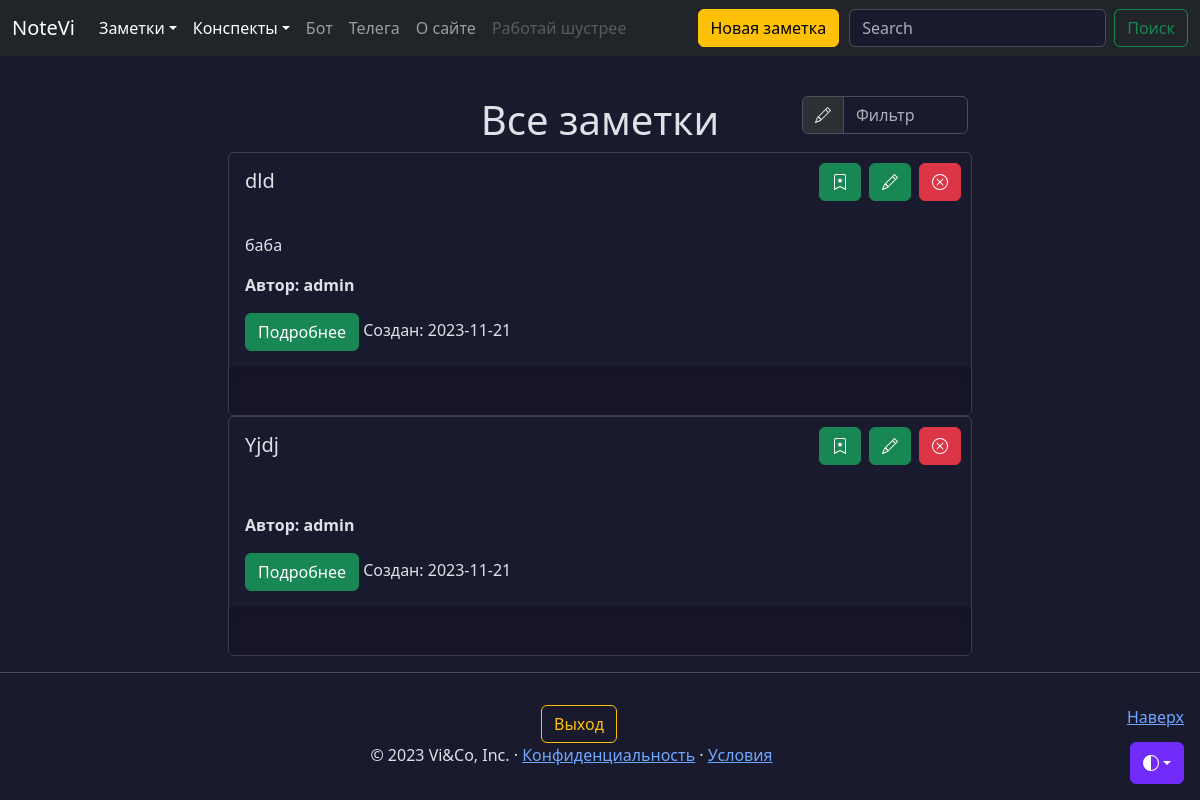
The app's page /notes (signed in) with its own data.
### models.py (models this page shows, shortened)
class Note(db.Model):
    id = db.Column(db.Integer, primary_key=True)
    title = db.Column(db.String(100), nullable=False, default=' ')
    intro = db.Column(db.String(200), nullable=False, default=' ')
    text = db.Column(db.Text, nullable=False, default=' ')
    user_id = db.Column(db.Integer,
                        db.ForeignKey('user.id'),)
    data = db.Column(db.Date, nullable=False, default=datetime.utcnow)
    favorites = db.relationship('User',
                                secondary='favorites',
                                backref=db.backref('favorite_notes',
                                                   lazy=True),
                                lazy='subquery')
    public = db.Column(db.String(8), default=None)
    files = db.relationship('File',
                            secondary='note_file',
                            lazy='subquery',
                            backref=db.backref('notes',
                                               lazy=True))

class User(db.Model, UserMixin):
    id = db.Column(db.Integer, primary_key=True)
    username = db.Column(
        db.String(64), index=True, unique=True, nullable=False
    )
    email = db.Column(db.String(120), index=True, unique=True, nullable=False)
    password_hash = db.Column(db.String(255), nullable=False)
    notes = db.relationship('Note',
                            backref='author',
                            lazy='dynamic',
                            cascade='all, delete')
    created_on = db.Column(db.DateTime(), default=datetime.utcnow)
    updated_on = db.Column(
        db.DateTime(), default=datetime.utcnow, onupdate=datetime.utcnow
    )
    is_active = db.Column(db.Boolean(), default=True)
    conspects = db.relationship('Conspect',
                                backref='author',
                                lazy='dynamic',
                                cascade='all, delete'
    )
    def is_favorite(self, note):
        if not self.favorite_notes:
            return False
        return note in self.favorite_notes
    def is_author(self, instance):
        return self.id == instance.user_id

### views/notes.py (the view)
@app.route('/notes')
def notes():
    endpoint = request.endpoint
    if current_user.is_authenticated:
        notes = (Note.query
                     .filter(Note.user_id == current_user.id)
                     .order_by(Note.id.desc())
                     .all())
        return render_template('notes.html', notes=notes, endpoint=endpoint)
    else:
        return render_template('notes.html', endpoint=endpoint)

### models.py (called while the page is built)
@login_manager.user_loader
def load_user(user_id):
    return db.session.query(User).get(user_id)

### templates/notes.html (shortened to what this page needs)
{% extends 'base.html' %}
{% block content %}
{% if endpoint == 'public' or current_user.is_authenticated %}
<div class="container mt-5">
  <div class="row justify-content-md-center">
    {% if notes|length > 0 %}
    <div class="col-sm-4 col-lg-2">
    </div>
    <div class="col-sm-4 align-self-center">
        <h1 style="text-align: center;">Все заметки</h1>
    {% endif %}
    </div>
    {% if notes|length > 0 %}
      <div class="col-sm-4 col-lg-2 mb-2">
        <div class="input-group">
          <span class="input-group-text" id="basic-addon1">
          </span>
          <input type="text" class="form-control" placeholder="Фильтр" aria-label="Фильтр" aria-describedby="basic-addon1" id="filterInput">
        </div>
      </div>
    </div>
    {% endif %}
    {% if notes|length > 0 %}
      {% for note in notes %}
        <div class="card container col-lg-8 p-0">
          <div class="card-body container">
            <h5 class="card-title col-7">{{ note.title }}</h5>
            <il class="col">{% include 'includes/btn.html' %}</il>
          </div>
          <div class="card-body container">
            <p class="card-text">{{ note.intro }}</p>
            <p class="card-author"><b>Автор: {{ note.author.username }}</b></p>
            <a href="/notes/{{ note.id }}" class="btn btn-success" data-toggle="button" aria-pressed="false" autocomplete="off">
                Подробнее
            </a>
            <note class="date col">Cоздан: {{ note.data }}</note>
          </div>
          <div class="b-example-divider" style="width: 100%;"></div>
        </div>
      {% endfor %}
    {% endif %}
  </div>
  {% else %}
  <div class="container mt-5">
    <h1 style="text-align: center;">Войдите или зарегистрируйтесь</h1>
  </div>
  {% endif %}
{% endblock %}

### templates/includes/btn.html (shortened to what this page needs)
{% if current_user.is_authenticated %}
  {% if not current_user.is_author(note) %}
  <a {% if current_user.is_favorite(note) %} href="/notes/{{ note.id }}/unfavorite" class="btn btn-success btn-bd-primary delete-button" {% else %} href="/notes/{{ note.id }}/favorite" class="btn btn-success delete-button" {% endif %}>
    <svg xmlns="http://www.w3.org/2000/svg" width="16" height="16" fill="currentColor" class="bi bi-trash" viewBox="0 0 16 16">
      <path d="M7.84 4.1a.178.178 0 0 1 .32 0l.634 1.285a.178.178 0 0 0 .134.098l1.42.206c.145.021.204.2.098.303L9.42 6.993a.178.178 0 0 0-.051.158l.242 1.414a.178.178 0 0 1-.258.187l-1.27-.668a.178.178 0 0 0-.165 0l-1.27.668a.178.178 0 0 1-.257-.187l.242-1.414a.178.178 0 0 0-.05-.158l-1.03-1.001a.178.178 0 0 1 .098-.303l1.42-.206a.178.178 0 0 0 .134-.098L7.84 4.1z"></path>
      <path d="M2 2a2 2 0 0 1 2-2h8a2 2 0 0 1 2 2v13.5a.5.5 0 0 1-.777.416L8 13.101l-5.223 2.815A.5.5 0 0 1 2 15.5V2zm2-1a1 1 0 0 0-1 1v12.566l4.723-2.482a.5.5 0 0 1 .554 0L13 14.566V2a1 1 0 0 0-1-1H4z"></path>
    </svg>
  </a>
  {% else %}
  <a {% if current_user.is_favorite(note) %} href="/notes/{{ note.id }}/unfavorite" class="btn btn-success btn-bd-primary favorite-button" {% else %} href="/notes/{{ note.id }}/favorite" class="btn btn-success favorite-button" {% endif %}>
  </a>
  {% endif %}
{% endif %}
{% if current_user.is_authenticated and current_user.is_author(note) %}
  <a href="/notes/{{ note.id }}/edit" class="btn btn-success edit-button">
  </a>
  <a href="/notes/{{ note.id }}/confirmation" class="btn btn-danger delete-button">
    </a>
{% endif %}

### static/css/base.css (style rules this page uses)
body { padding-top: 3rem; color: rgb(var(--bs-tertiary-color-rgb)); display: flex; flex-direction: column; height: 100%; }
.favorite-button { position: absolute; top: 10px; right: 110px; }
.edit-button { position: absolute; top: 10px; right: 60px; }
.delete-button { position: absolute; top: 10px; right: 10px; }
.b-example-divider { width: 100%; height: 3rem; background-color: rgba(0, 0, 0, .1); border: solid rgba(0, 0, 0, .15); border-width: 1px 0; box-shadow: inset 0 .5em 1.5em rgba(0, 0, 0, .1), inset 0 .125em .5em rgba(0, 0, 0, .15); }
.bi { vertical-align: -.125em; fill: currentColor; }
p { white-space: pre-line; }

### records on screen
Note: title "dld", intro "баба", author.username "admin", data "2023-11-21"
Note: title "Yjdj", author.username "admin", data "2023-11-21"
